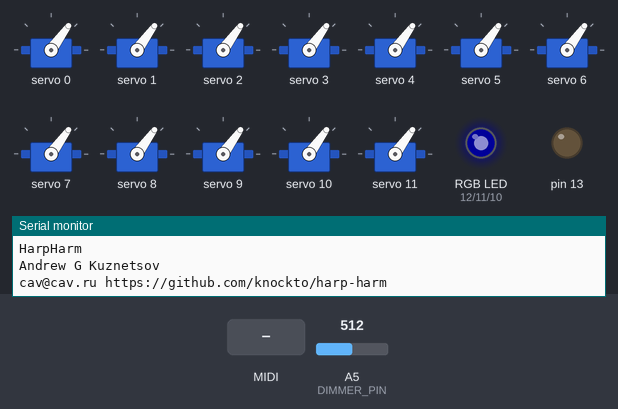
Simulated run of this sketch. Board: Arduino Mega 2560, built with avr-gcc and run on an emulated ATmega2560. On the bench: 12 × servo, an RGB LED mixed from three pins (HIGH = lit), output pins drawn as LEDs (lit = HIGH), the last lines printed to the serial monitor. The test bench sets the inputs (shaded band); at power-on: A5 (DIMMER_PIN) = 512. Dim RGB values are drawn brighter than linear; MIDI output is not drawn.

Above: at 1.7 s.
1.8 s: A5 (DIMMER_PIN) set to 1023
At 2.4 s:
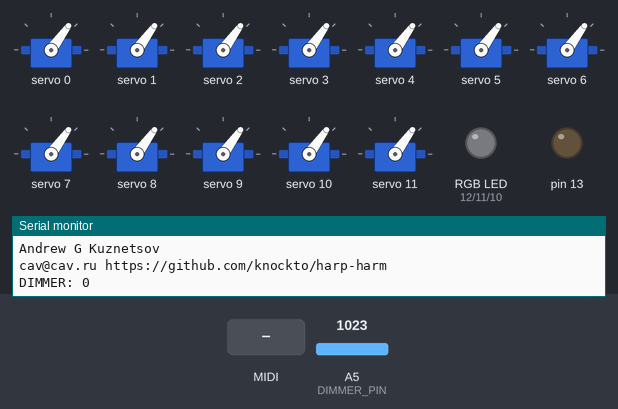
3.3 s: MIDI note 36 received
At 3.6 s:
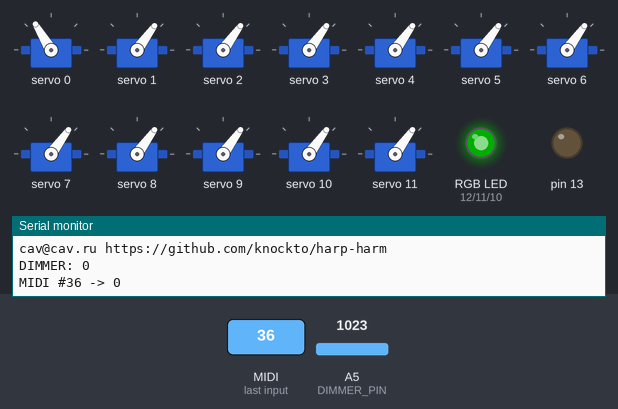
4.8 s: MIDI note 60 received
At 5.9 s:
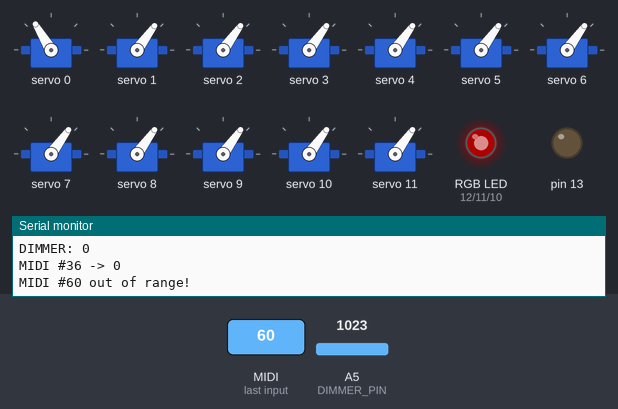
6.3 s: A5 (DIMMER_PIN) set to 982
7.8 s: A5 (DIMMER_PIN) set to 959
At 8.2 s:
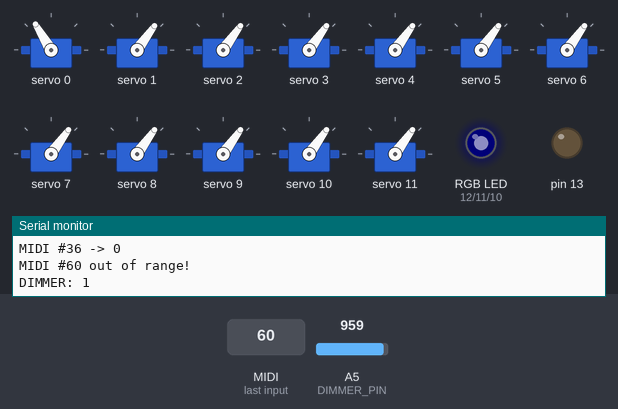
9.3 s: MIDI note 48 received
At 10.6 s:
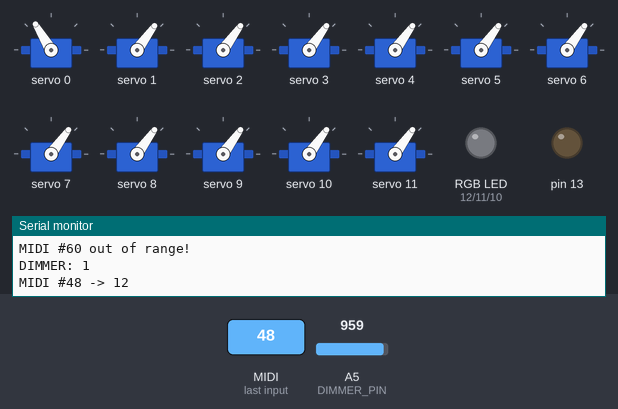
Timing chart, 0 to 11.8 s (numbered marks = the images above; inputs shaded):
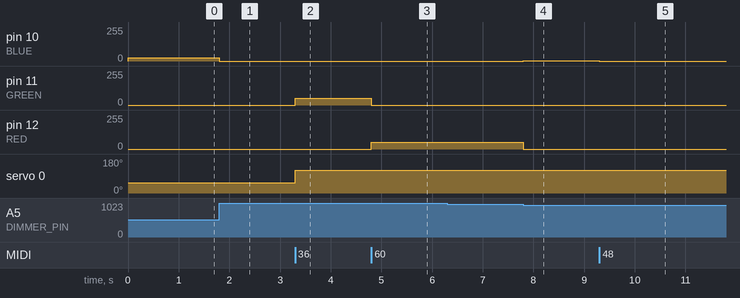

The sketch:

harp-harm.ino
```cpp
#include <Wire.h>

// Libraries are located in repository
#include <Adafruit_PWMServoDriver.h>
#include <MIDI.h>
#include <SoftwareSerial.h>

// Based on Arduino Mega + hardware modified MIDI shield
// Serial pins are removed and serial is connected to pins 50+51.
SoftwareSerial softSerial(51,50);

MIDI_CREATE_INSTANCE(SoftwareSerial, softSerial, MIDI);

// 16 Channel I2C PWM driver
Adafruit_PWMServoDriver servo = Adafruit_PWMServoDriver(0x40);

// Minium and maximum angle impulse length for servi
#define ANGLE_MIN  220
#define ANGLE_MAX  440

// RGB Led (informational) is connected to pins 10, 11, 12 without resistor.
#define RED 12 // Red led is blinking when unknown (out of range #[36..36+16]) NOTE_ON signals are received
#define GREEN 11 // Green led is blinking when known NOTE_ON signals are received
#define BLUE 10 // Blue is faded alone when Dimmer value is changing

// PWM maximum brightness of RGB led
#define LED_BRIGHTNESS 50

// Variable resistor is connected to A5 port and can reduce gap
// between minimum and maximum servo angles.

#define DIMMER_PIN A5

// Used servos
#define SERVO_COUNT 16

int dimmerValue = 0;
bool servoStatus[16];
bool blinkValue = false;
bool blinkValueRed = false;
bool blinkValueGreen = false;
bool blinkValueBlue = false;

void setupServo() {
  servo.begin();
  servo.setPWMFreq(60);

  for(int i = 0; i < SERVO_COUNT; i++) {
    servoStatus[i] = false;
  }

  // Move all servos to one side at start
  for(int i = 0; i < SERVO_COUNT; i++) {
    toggleServo(i);
  }

}

void setupMidi() {
  MIDI.setHandleNoteOn(midiNoteOn);
  MIDI.begin();
  delay(500);
}

void setupDimmer() {
  // dimmmer values 0..20
  updateDimmer();
}

void updateDimmer() {
  int dimmerSensorValue = (1023-analogRead(DIMMER_PIN)) / 50;
  if (dimmerSensorValue != dimmerValue) {
    dimmerValue = dimmerSensorValue;
    blinkerBrightness(BLUE, dimmerValue * 2.5);
    Serial.print("DIMMER: ");
    Serial.println(dimmerValue);
  }

}

void midiNoteOn(byte channel, byte pitch, byte velocity)
{
  int servoId = pitch - 36;
  Serial.print("MIDI #");
  Serial.print(pitch);
  if (servoId >= 0 && servoId < SERVO_COUNT) {
    Serial.print(" -> ");
    Serial.println(servoId);
    blinkerColor(GREEN);
    toggleServo(servoId);
  } else {
    blinkerColor(RED);
    Serial.println(" out of range!");
  }
}

void setup() {
  setupDimmer();
  setupServo();
  setupMidi();
  pinMode(13, OUTPUT);
  Serial.begin(9600);
  Serial.println("HarpHarm\n\nAndrew G Kuznetsov\ncav@cav.ru https://github.com/knockto/harp-harm" );
}

void loop() {
  MIDI.read();
  updateDimmer();
}

void toggleServo(int servoId) {
  int value;

  servoStatus[servoId] = !servoStatus[servoId];
  if (servoStatus[servoId]) {
    value = ANGLE_MIN + dimmerValue * 5;
  } else {
    value = ANGLE_MAX - dimmerValue * 5;
  }

  servo.setPWM(servoId, 0, value);
}

void blinker() {
  int value;
  blinkValue = !blinkValue;
  if (blinkValue) {
    value = HIGH;
  } else {
    value = LOW;
  }
  digitalWrite(13, value);
}

void blinkerColor(int color) {
  if ( color != RED) analogWrite(RED, 0);
  if ( color != GREEN) analogWrite(GREEN, 0);
  if ( color != BLUE) analogWrite(BLUE, 0);
  bool result;

  if (color == RED) {
    blinkValueRed = !blinkValueRed;
    result = blinkValueRed;
  }

  if (color == GREEN) {
    blinkValueGreen = !blinkValueGreen;
    result = blinkValueGreen;
  }

  if (color == BLUE) {
    blinkValueBlue = !blinkValueBlue;
    result = blinkValueBlue;
  }

  analogWrite(color, result ? LED_BRIGHTNESS : 0);
}


void blinkerBrightness(int color, int value) {
  if ( color != RED) analogWrite(RED, 0);
  if ( color != GREEN) analogWrite(GREEN, 0);
  if ( color != BLUE) analogWrite(BLUE, 0);
  analogWrite(color, value);
}
```

Measured:
- the behaviour switches between 974 and 973 on A5 (DIMMER_PIN) (found by bisection; images 3 and 4)
- after the input at 1.8 s, pin 10 (BLUE): 25/255 → 0/255 at once
- after the input at 3.3 s, pin 11 (GREEN): 0/255 → 50/255 at once; servo 0: 54° → 121° at once
- after the input at 4.8 s, pin 11 (GREEN): 50/255 → 0/255 at once; pin 12 (RED): 0/255 → 50/255 at once
- after the input at 6.3 s, every drawn part: stays the same
- after the input at 7.8 s, pin 10 (BLUE): 0/255 → 2/255 at once; pin 12 (RED): 50/255 → 0/255 at once
- after the input at 9.3 s, pin 10 (BLUE): 2/255 → 0/255 at once
